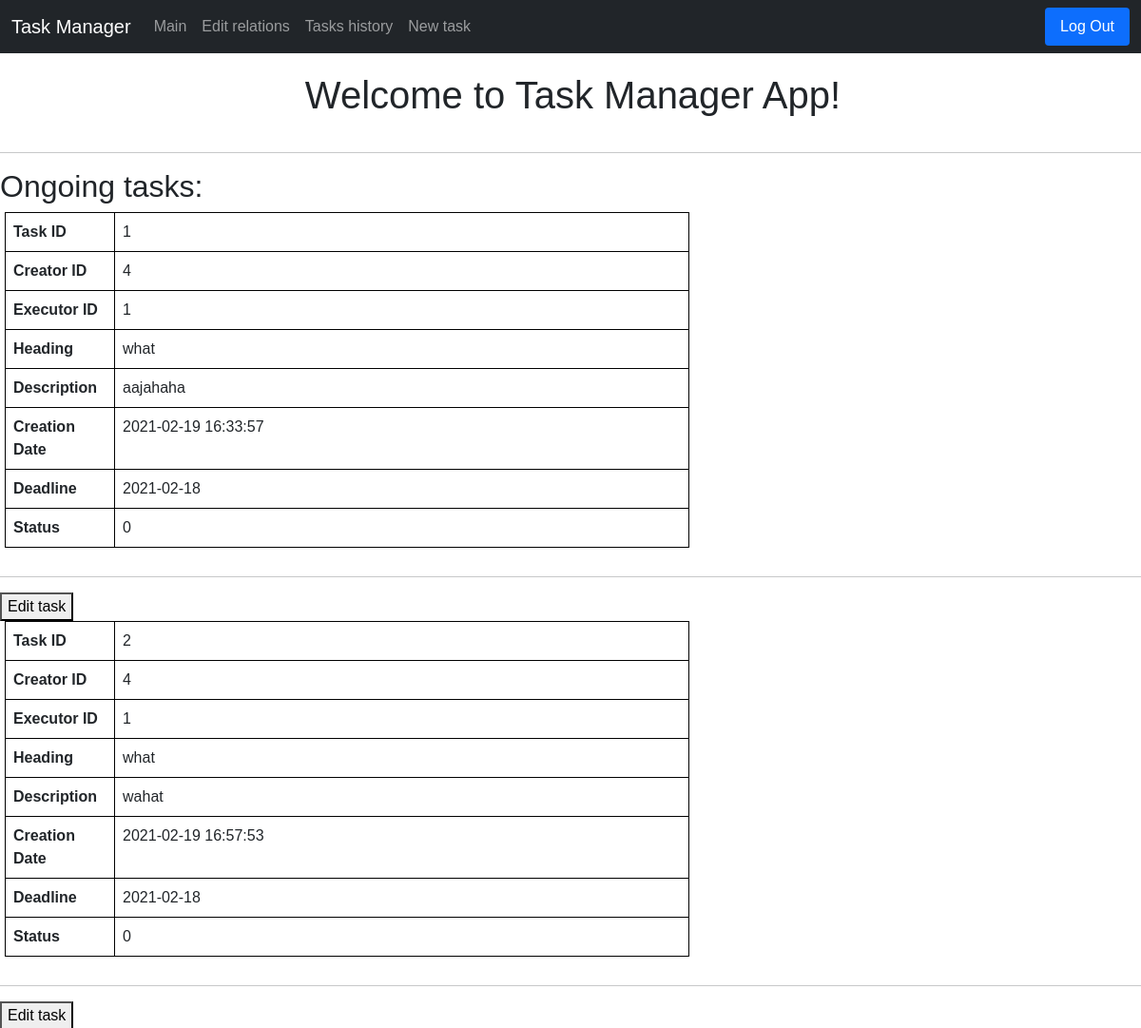
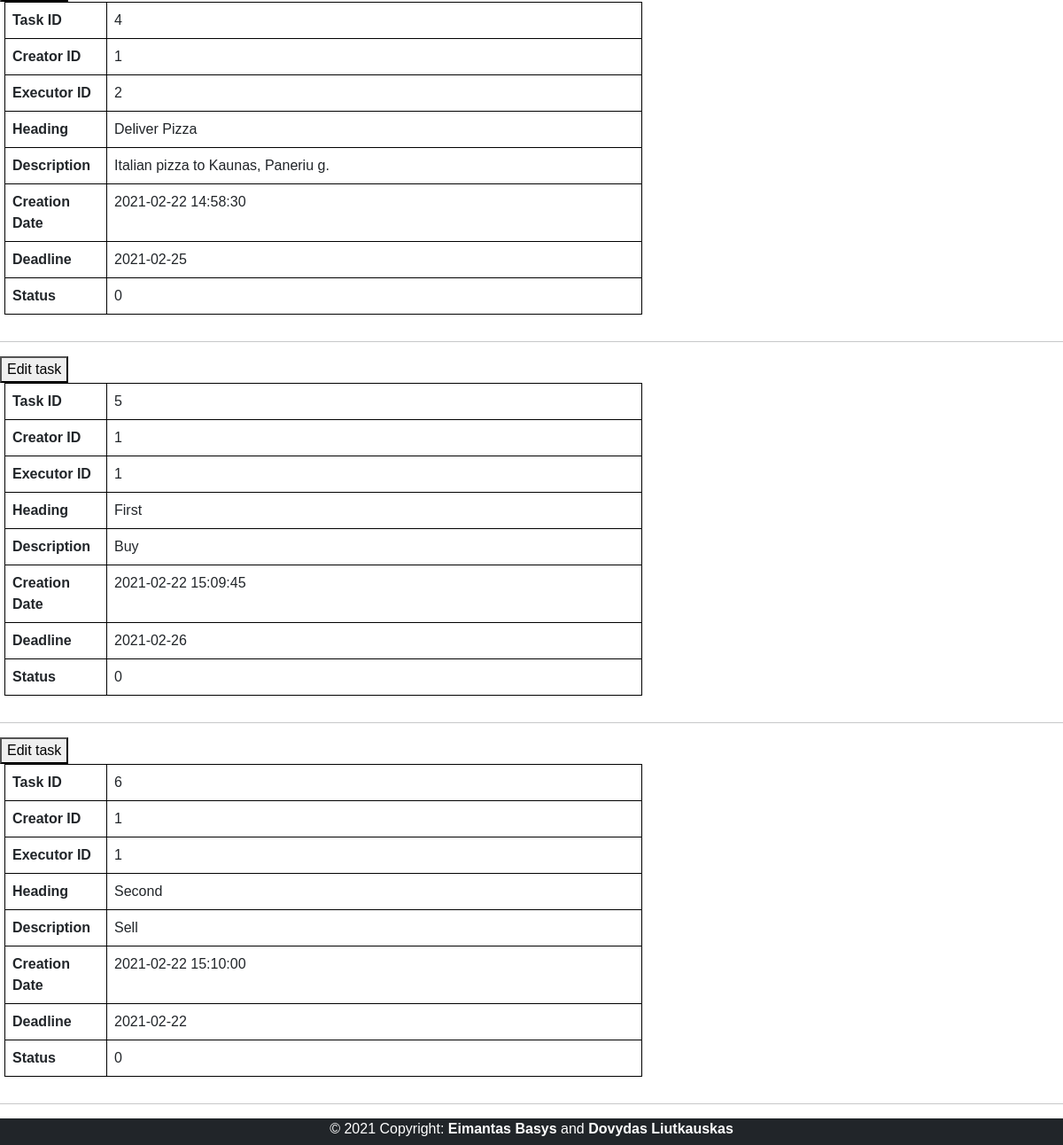
The page / (signed in) on the database its author committed (2 pictures, top to bottom).
### tables this page shows
CREATE TABLE tasks(id INTEGER PRIMARY KEY, creator_id INTEGER, executor_id INTEGER, heading TEXT, description TEXT, creation_date TIMESTAMP DEFAULT CURRENT_TIMESTAMP,
deadline_date TIMESTAMP, status INTEGER);

### application.py (the view, shortened to what this page needs)
@app.route("/", methods=["GET", "POST"])
def index():
    if request.method == "GET":
        if session.get("user_id") is None:
            return redirect("/login")
        else:
            connection = sqlite3.connect('data.db')
            db = connection.cursor()
            db.execute("SELECT * FROM tasks WHERE executor_id = ? OR creator_id = ?",
                       (session["user_id"], session["user_id"],))
            rows = db.fetchall()
            return render_template("index.html", rows=rows)

### templates/index.html (shortened to what this page needs)
{% extends "layout.html" %}
{% block main %}
<h1 class="pageTitle">Welcome to Task Manager App!</h1>
<hr>
<h2>Ongoing tasks:</h2>
{% for row in rows %}
<div class="container-2">
    <form action="/" method="POST">
        <table class="table">
            <tr class="borderr">
                <th scope="col" class="borderName">Task ID</th>
                <td class="borderr">{{ row[0] }}</td>
            </tr>
            <tr class="borderr">
                <th scope="col" class="borderName">Creator ID</th>
                <td class="borderr">{{ row[1] }}</td>
            </tr>
            <tr class="borderr">
                <th scope="col" class="borderName">Executor ID</th>
                <td class="borderr">{{ row[2] }}</td>
            </tr>
            <tr class="borderr">
                <th scope="col" class="borderName">Heading</th>
                <td class="borderr">{{ row[3] }}</td>
            </tr>
            <tr class="borderr">
                <th scope="col" class="borderName">Description</th>
                <td class="borderr">{{ row[4] }}</td>
            </tr>
            <tr class="borderr">
                <th scope="col" class="borderName">Creation Date</th>
                <td class="borderr">{{ row[5] }}</td>
            </tr>
            <tr class="borderr">
                <th scope="col" class="borderName">Deadline</th>
                <td class="borderr">{{ row[6] }}</td>
            </tr>
            <tr class="borderr">
                <th scope="col" class="borderName">Status</th>
                <td class="borderr">{{ row[7] }}</td>
            </tr>
        </table>
        <hr>
        <button type="submit" name="task_id" value="{{ row[0] }}">Edit task</button>
    </form>
</div>
{% endfor %}
{% endblock %}

### static/styles.css (style rules this page uses)
.pageTitle { padding: 20px; text-align: center; margin-left: 5px; }
.table { width: 60%; margin-left: 5px; margin-bottom: 30px; }
.borderr { border: 1px solid black; }
.borderName { width: 16%; }
body { font-family: Verdana, Geneva, Tahoma, sans-serif }

### rows shown on the page
tasks: id "1", creator "4", executor "1", heading "what", description "aajahaha", creation_date "2021-02-19 16:33:57", deadline_date "2021-02-18", status "0"
tasks: id "2", creator "4", executor "1", heading "what", description "wahat", creation_date "2021-02-19 16:57:53", deadline_date "2021-02-18", status "0"
tasks: id "4", creator "1", executor "2", heading "Deliver Pizza", description "Italian pizza to Kaunas, Paneriu g.", creation_date "2021-02-22 14:58:30", deadline_date "2021-02-25", status "0"
tasks: id "5", creator "1", executor "1", heading "First", description "Buy", creation_date "2021-02-22 15:09:45", deadline_date "2021-02-26", status "0"
tasks: id "6", creator "1", executor "1", heading "Second", description "Sell", creation_date "2021-02-22 15:10:00", deadline_date "2021-02-22", status "0"
